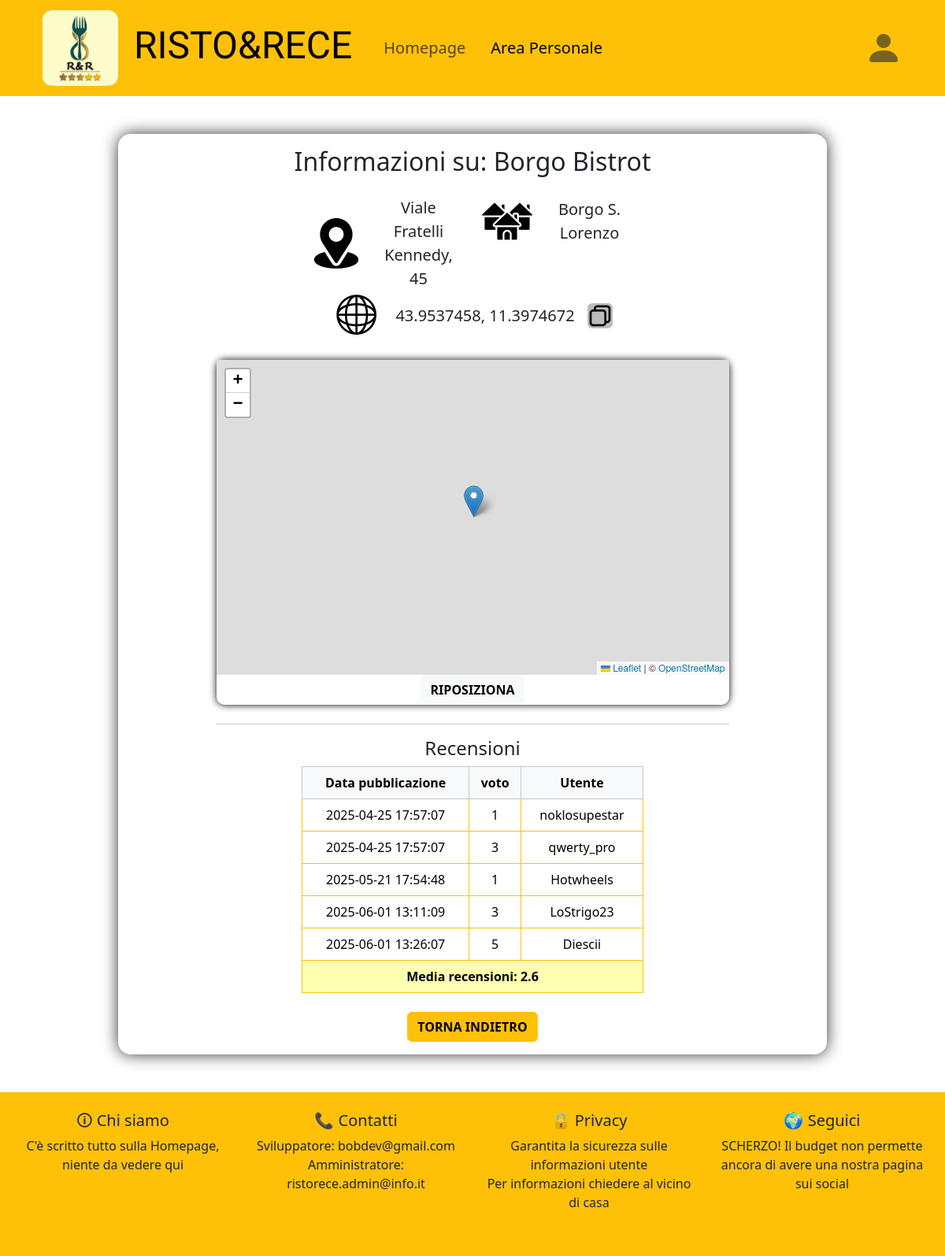
The app's page /php/rest_info.php?nome_ristorante=2 (signed in), older data.
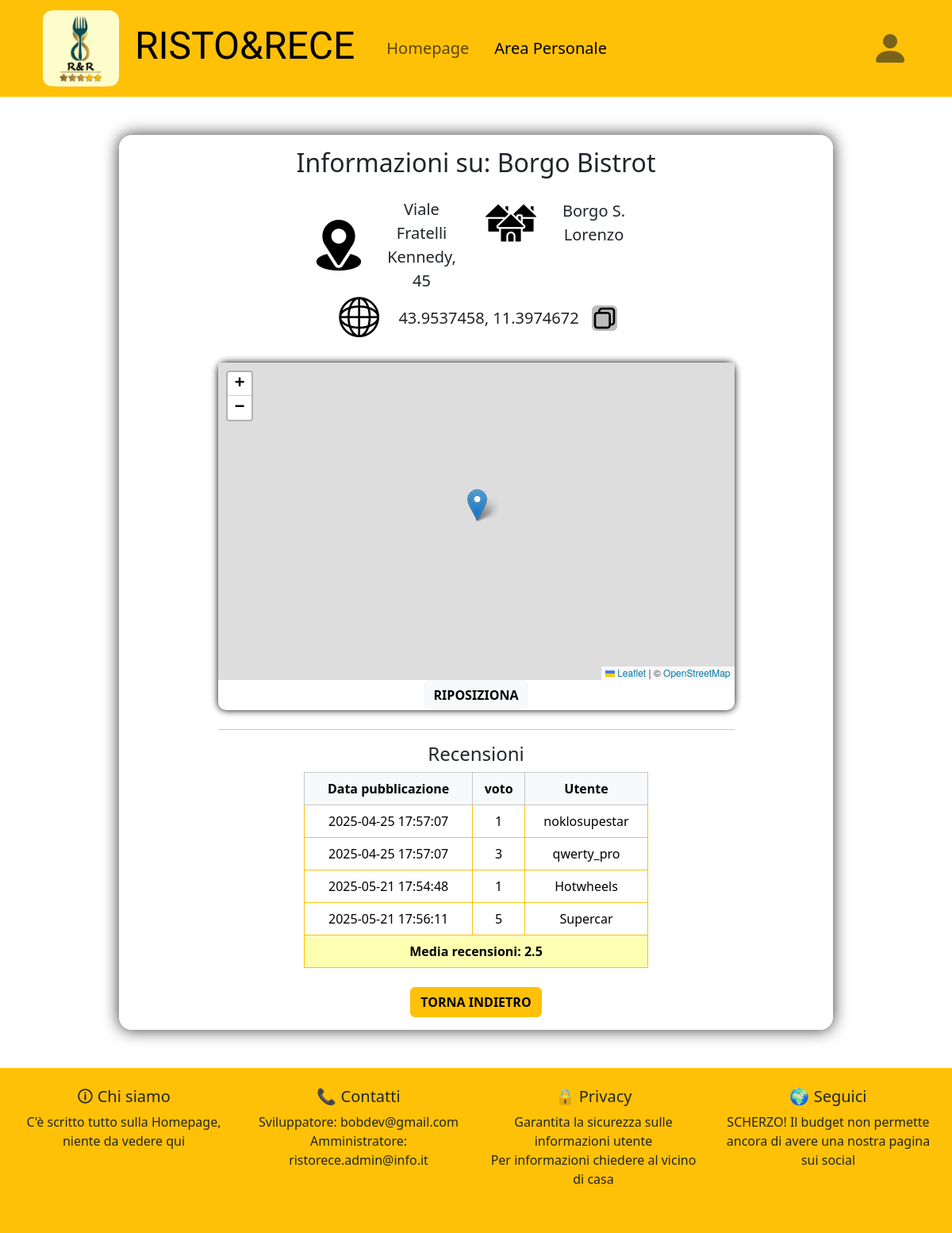
The same page, newer data.
### tables this page shows
CREATE TABLE `recensione` (
  `id_recensione` int(11) NOT NULL,
  `voto` int(11) NOT NULL CHECK (`voto` >= 1 and `voto` <= 5),
  `data_rec` timestamp NOT NULL DEFAULT current_timestamp() ON UPDATE current_timestamp(),
  `id_utente` bigint(11) NOT NULL,
  `id_ristorante` bigint(11) NOT NULL
);

CREATE TABLE `utente` (  
  `id_cliente` bigint(20) NOT NULL,
  `username` varchar(255) NOT NULL,
  `passwrd` varchar(255) NOT NULL,
  `nome` varchar(255) NOT NULL,
  `cognome` varchar(255) NOT NULL,
  `email` varchar(255) NOT NULL,
  `data_reg` timestamp NOT NULL DEFAULT current_timestamp() ON UPDATE current_timestamp(),
  `is_admin` tinyint(1) DEFAULT 0
);

### php/rest_info.php (the view, shortened to what the changed rows need)
<?php
    include "connection.php";
    $id_rest = $_GET["nome_ristorante"];
    if($result = $conn->query("SELECT nome, indirizzo, citta as città, latitudine, longitudine FROM ristorante WHERE id_ristorante = $id_rest")) {
        $info_ristorante = $result->fetch_assoc();
    } else {
        header("Location: ../pages/error.html");
        $_SESSION["error_code"] = 3;
        exit;
    }
?>
<!DOCTYPE html>
<html lang="it">
    <head>
        <link href="https://cdn.jsdelivr.net/npm/bootstrap@5.3.2/dist/css/bootstrap.min.css" rel="stylesheet"
>
        <link rel="stylesheet" type="text/css" href="../css/styles.css">
        <link rel="stylesheet" type="text/css" href="../css/logout_button.css">
        <link rel="stylesheet" type="text/css" href="../css/stars.css">
        <link rel="stylesheet" href="https://unpkg.com/leaflet@1.9.4/dist/leaflet.css"
/>
    </head>
    <body id="restaurant_info_page" class="has_footer" onload="showMap('rest_map' ,<?php echo $info_ristorante['latitudine'] ?>, <?php echo $info_ristorante['longitudine'] ?>)">
        <div id="rest_info_page_container" class="w-75 mx-auto my-5 bg-white rounded-4 text-center p-3">
            <h2> Informazioni su: <?php echo $info_ristorante["nome"]; ?> </h2>
            <div class="my-4">
                <div id="ristor_reviews" class="w-50 mx-auto">
                    <table class="table table-bordered border-warning rounded-3">
                        <thead class='table-light'>
                        <?php
                            if($result = $conn -> query("SELECT r.data_rec as Data_pubblicazione, r.voto, u.username as Utente FROM recensione as r INNER JOIN utente as u ON r.id_utente = u.id_cliente WHERE id_ristorante = $id_rest")) {
                                if($result->num_rows > 0) {
                                    echo "<tr class='table-warning-subtle'>";
                                    while($head = $result->fetch_field()) {
                                        $output = $head->name;
                                        if(str_contains($head->name, "_")) {
                                            $output = str_replace("_", " ", $head->name);
                                        }
                                        echo "<th> $output </th>";
                                    }
                                    echo "</tr></thead> <tbody>";
                                    while($row = $result->fetch_assoc()) {
                                        echo "<tr>";
                                        foreach($row as $value) {
                                            echo "<td> $value </td>";
                                        }
                                        echo "</tr>";
                                    }
                                } else {
                                    echo "<tr><th> Nessuna recensione disponibile </th></tr></thead>";
                                }
                            } else {
                                echo "<tr><th> ERRORE: Impossibile recuperare recensioni al momento: ".$id_rest." </th></tr>";
                            }
                        ?>
                        <tr>
                            <th id="review_avg" colspan="3"></th>
                        </tr>
                    </table>
                </div>
            </div>
        </div>
    </body>
</html>

Row changes from the older to the newer data that the page shows:
removed recensione: data_rec "2025-06-01 13:11:09", voto "3", id_utente.username "LoStrigo23"
removed recensione: data_rec "2025-06-01 13:26:07", voto "5", id_utente.username "Diescii"
added recensione: data_rec "2025-05-21 17:56:11", voto "5", id_utente.username "Supercar"
Text that changed along with them:
text written by a page script: "Media recensioni: 2.6" → "Media recensioni: 2.5"
